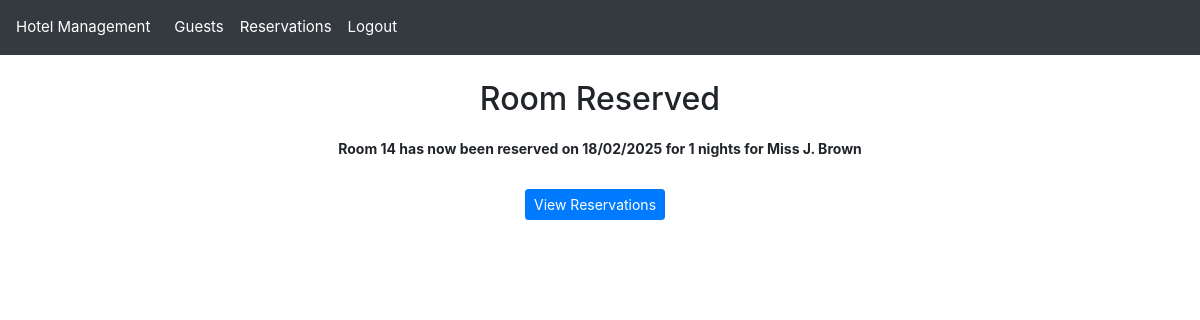
The page /reservation/5/confirmed (signed in) on the database its author committed.
### hotel_app/models.py (models this page shows, shortened)
class Reservation(models.Model):
    STATUS_CHOICES = [
        ("RE", "Reserved"),  # Initial reservation status
        ("IN", "Checked In"),  # Guest has arrived and checked in
        ("OT", "Checked Out"),  # Guest has completed their stay
    ]
    reservation_id = models.AutoField(
        primary_key=True,
        help_text="Unique identifier for the reservation"
    )
    guest = models.ForeignKey(
        Guest,
        null=True,
        on_delete=models.SET_NULL,
        related_name="reservations",
        help_text="Guest making the reservation"
    )
    room_number = models.ForeignKey(
        Room,
        null=True,
        on_delete=models.SET_NULL,
        related_name="reservations",
        help_text="Room assigned to this reservation"
    )
    reservation_date_time = models.DateTimeField(
        help_text="Date and time when the reservation was made"
    )
    price = models.DecimalField(
        max_digits=6,
        decimal_places=2,
        help_text="Total price for the entire stay"
    )
    amount_paid = models.DecimalField(
        max_digits=6,
        decimal_places=2,
        help_text="Amount already paid by the guest"
    )
    number_of_guests = models.PositiveSmallIntegerField(
        help_text="Number of guests staying in the room"
    )
    start_of_stay = models.DateField(
        help_text="Check-in date"
    )
    length_of_stay = models.PositiveSmallIntegerField(
        help_text="Number of nights booked"
    )
    status_code = models.CharField(
        max_length=2,
        choices=STATUS_CHOICES,
        help_text="Current status of the reservation"
    )
    notes = models.TextField(
        max_length=500,
        blank=True,
        null=True,
        validators=[
            RegexValidator(
                r'^[A-Za-z0-9\-\',\.\!\?\s]+$',
                message="Notes can only contain letters, numbers, basic punctuation and spaces"
            )
        ],
        help_text="Additional notes or special requests for the reservation"
    )

class Room(models.Model):
    room_number = models.IntegerField(
        primary_key=True,
        unique=True,
        help_text="Unique identifier for the room (e.g., 101, 102, etc.)"
    )
    room_type = models.ForeignKey(
        RoomType,
        null=True,
        on_delete=models.SET_NULL,
        related_name="rooms",
        help_text="The type/category of this room, determining its features and price"
    )
    def __str__(self):
        room_str = f"{self.room_number}"
        logger.info(f"Room __str__ called: {room_str}")
        return room_str

class Guest(models.Model):
    guest_id = models.AutoField(primary_key=True)  # Unique identifier for each guest
    title = models.CharField(
        max_length=10,
        validators=[validate_title]
    )  # Guest's title (Mr., Mrs., Ms., etc.)
    first_name = models.CharField(
        max_length=50,
        validators=[
            RegexValidator(
                r'^[A-Za-z\-\' ]+$',
                message="First name can only contain letters, hyphens, apostrophes and spaces"
            )
        ]
    )  # Guest's first name
    last_name = models.CharField(
        max_length=50,
        validators=[
            RegexValidator(
                r'^[A-Za-z\-\' ]+$',
                message="Last name can only contain letters, hyphens, apostrophes and spaces"
            )
        ]
    )  # Guest's last name
    phone_number = models.CharField(
        max_length=11,
        validators=[
            RegexValidator(
                r'^(07\d{9}|0\d{10})$',
                message="Phone number must be a valid UK number with only digits (e.g., '07123456789' or '02012345678')"
            )
        ]
    )  # Contact phone number
    email = models.EmailField(
        max_length=320,
        validators=[
            RegexValidator(
                r'^[a-zA-Z0-9._%+-]+@[a-zA-Z0-9.-]+\.[a-zA-Z]{2,}$',
                message="Please enter a valid email address"
            )
        ]
    )  # Contact email address
    address_line1 = models.CharField(
        max_length=80,
        validators=[
            RegexValidator(
                r'^[A-Za-z0-9\-\',\. ]+$',
                message="Address can only contain letters, numbers, hyphens, apostrophes, commas, periods and spaces"
            )
        ]
    )  # Primary address line
    address_line2 = models.CharField(
        max_length=80,
        blank=True,
        null=True,
        validators=[
            RegexValidator(
                r'^[A-Za-z0-9\-\',\. ]+$',
                message="Address can only contain letters, numbers, hyphens, apostrophes, commas, periods and spaces"
            )
        ]
    )  # Secondary address line (optional)
    city = models.CharField(
        max_length=80,
        validators=[
            RegexValidator(
                r'^[A-Za-z\-\' ]+$',
                message="City can only contain letters, hyphens, apostrophes and spaces"
            )
        ]
    )  # City of residence
    county = models.CharField(
        max_length=80,
        validators=[
            RegexValidator(
                r'^[A-Za-z\-\' ]+$',
                message="County can only contain letters, hyphens, apostrophes and spaces"
            )
        ]
    )  # County/state/region
    postcode = models.CharField(
        max_length=8,
        validators=[
            RegexValidator(
                r'^([A-Za-z][A-Ha-hJ-Yj-y]?\d[A-Za-z\d]? ?\d[A-Za-z]{2}|GIR ?0A{2})$',
                message="Please enter a valid UK postcode (e.g., 'SW1A 1AA', 'M1 1AA' or 'B338TH')"
            )
        ]
    )  # Postal/ZIP code
    @property
    def display_name(self):
        display_name = f"{self.title} {self.first_name[0]}. {self.last_name}"
        logger.info(f"Guest display_name property called: {display_name}")
        return display_name

### hotel_app/views.py (the view)
# urls.py: path('reservation/<int:reservation_id>/confirmed', views.reservation_confirmed_view, name="reservation_confirmed"), # Show Reservation Confirmation
@login_required
def reservation_confirmed_view(request, reservation_id):
    logger.info(f"Accessing reservation confirmation for reservation_id: {reservation_id}")
    try:
        reservation = Reservation.objects.get(reservation_id=reservation_id)
        logger.info(f"Found reservation for guest: {reservation.guest.display_name}, "
                   f"Room: {reservation.room_number.room_number}, "
                   f"Check-in: {reservation.start_of_stay}")
        logger.info("Rendering reservation confirmation page")
        return render(request, 'reservation_confirmed.html',
                     {'reservation': reservation})
    except Reservation.DoesNotExist:
        logger.error(f"Attempted to access non-existent reservation ID: {reservation_id}")
        raise

### hotel_app/templatetags/custom_filters.py (called while the page is built)
@register.filter(name='is_in_group')
def is_in_group(user, group_name):
    return user.groups.filter(name=group_name).exists()

### hotel_app/templates/reservation_confirmed.html (shortened to what this page needs)
{% extends "base.html" %}
{% block content %}
  <h2 class="confirm-header">Room Reserved</h2>
  <p class="confirm-context">Room {{ reservation.room_number }} has now been reserved on {{ reservation.start_of_stay|date:"d/m/Y" }} for {{ reservation.length_of_stay }} nights for {{ reservation.guest.display_name }}</p>
  <form  method="post" class="text-center">
    <div class="button-group">
      <a href="{% url 'reservation_list' %}" class="btn btn-primary btn-sm" role="button">View Reservations</a>
    </div>
  </form>
{% endblock content %}

### static/css/styles.css (style rules this page uses)
body { padding-top: 56px; font-size: 14px; }
.confirm-header { text-align: center; margin-bottom: 20px; }
.confirm-context { font-weight: bold; text-align: center; margin-bottom: 30px; }
.button-group a, button { margin-right: 10px; }

### hotel_app/templates/stylesheet_include.html (style rules this page uses)
body { padding-top: 56px; font-size: 14px; }
.confirm-header { text-align: center; margin-bottom: 20px; }
.confirm-context { font-weight: bold; text-align: center; margin-bottom: 30px; }
.button-group a, button { margin-right: 10px; }

### rows shown on the page
Reservation: room_number "14", start_of_stay "18/02/2025", length_of_stay "1", guest.display_name "Miss J. Brown"
